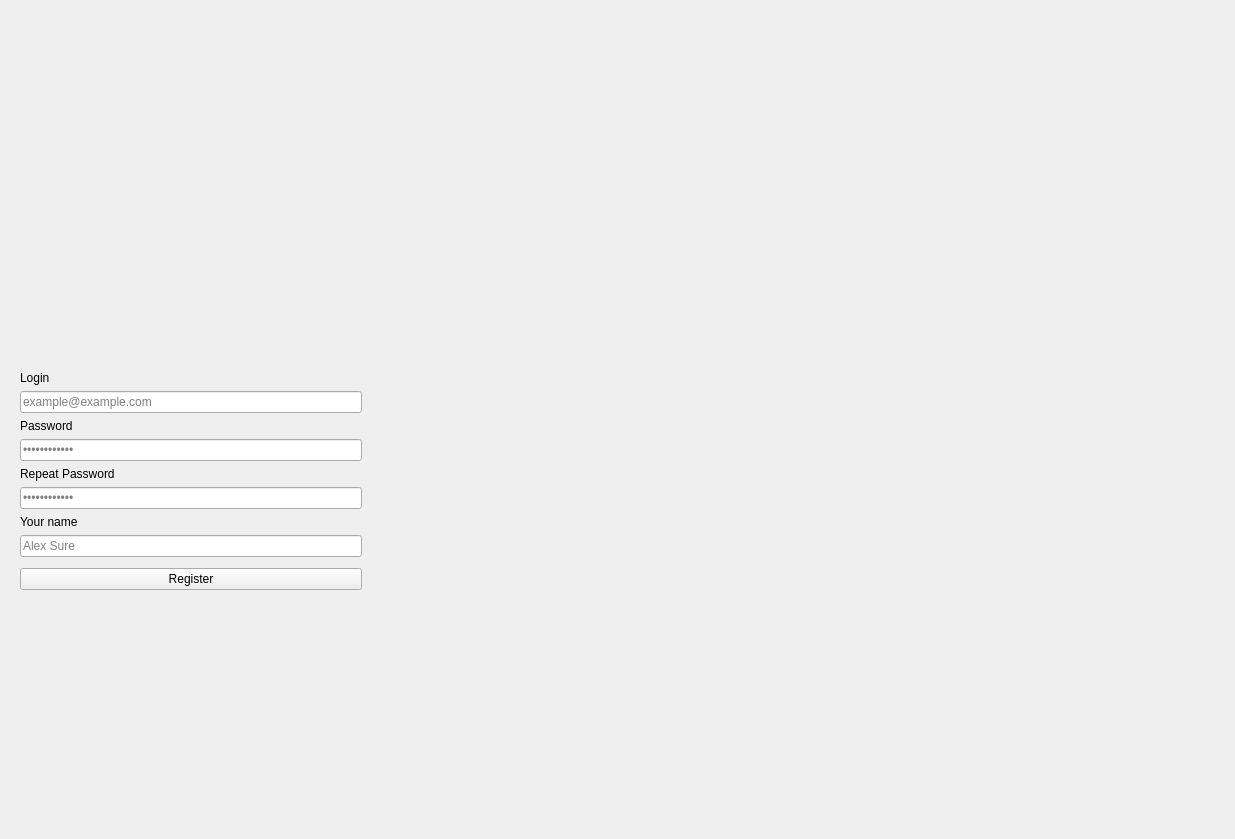
<?xml version="1.0" encoding="UTF-8"?>
<ui version="4.0">
 <class>Registration</class>
 <widget class="QWidget" name="Registration">
  <property name="geometry">
   <rect>
    <x>0</x>
    <y>0</y>
    <width>1235</width>
    <height>839</height>
   </rect>
  </property>
  <property name="minimumSize">
   <size>
    <width>700</width>
    <height>500</height>
   </size>
  </property>
  <property name="windowTitle">
   <string>Form</string>
  </property>
  <layout class="QGridLayout" name="gridLayout">
   <item row="0" column="0">
    <widget class="QWidget" name="widget" native="true">
     <property name="sizePolicy">
      <sizepolicy hsizetype="Preferred" vsizetype="Preferred">
       <horstretch>0</horstretch>
       <verstretch>0</verstretch>
      </sizepolicy>
     </property>
     <property name="minimumSize">
      <size>
       <width>360</width>
       <height>0</height>
      </size>
     </property>
     <property name="maximumSize">
      <size>
       <width>360</width>
       <height>16777215</height>
      </size>
     </property>
     <property name="styleSheet">
      <string notr="true">QLabel{
	font: 13px 'Microsoft YaHei'
}</string>
     </property>
     <layout class="QVBoxLayout" name="verticalLayout">
      <item>
       <spacer name="verticalSpacer">
        <property name="orientation">
         <enum>Qt::Orientation::Vertical</enum>
        </property>
        <property name="sizeHint" stdset="0">
         <size>
          <width>20</width>
          <height>40</height>
         </size>
        </property>
       </spacer>
      </item>
      <item>
       <layout class="QHBoxLayout" name="horizontalLayout_1">
        <property name="leftMargin">
         <number>5</number>
        </property>
        <item>
         <spacer name="HorizontalSpacerSelectCOuntry_2">
          <property name="orientation">
           <enum>Qt::Orientation::Horizontal</enum>
          </property>
          <property name="sizeHint" stdset="0">
           <size>
            <width>40</width>
            <height>20</height>
           </size>
          </property>
         </spacer>
        </item>
        <item>
         <widget class="QLabel" name="Logo">
          <property name="enabled">
           <bool>true</bool>
          </property>
          <property name="sizePolicy">
           <sizepolicy hsizetype="Preferred" vsizetype="Expanding">
            <horstretch>0</horstretch>
            <verstretch>0</verstretch>
           </sizepolicy>
          </property>
          <property name="minimumSize">
           <size>
            <width>100</width>
            <height>100</height>
           </size>
          </property>
          <property name="maximumSize">
           <size>
            <width>100</width>
            <height>100</height>
           </size>
          </property>
          <property name="text">
           <string/>
          </property>
          <property name="pixmap">
           <pixmap resource="resource.qrc">:/login/resources/images/logo.svg</pixmap>
          </property>
          <property name="scaledContents">
           <bool>true</bool>
          </property>
         </widget>
        </item>
        <item>
         <spacer name="HorizontalSpacerSelectCOuntry">
          <property name="orientation">
           <enum>Qt::Orientation::Horizontal</enum>
          </property>
          <property name="sizeHint" stdset="0">
           <size>
            <width>40</width>
            <height>20</height>
           </size>
          </property>
         </spacer>
        </item>
       </layout>
      </item>
      <item>
       <spacer name="verticalSpacer_3">
        <property name="orientation">
         <enum>Qt::Orientation::Vertical</enum>
        </property>
        <property name="sizeType">
         <enum>QSizePolicy::Policy::Fixed</enum>
        </property>
        <property name="sizeHint" stdset="0">
         <size>
          <width>20</width>
          <height>15</height>
         </size>
        </property>
       </spacer>
      </item>
      <item>
       <widget class="BodyLabel" name="label_5">
        <property name="text">
         <string>Login</string>
        </property>
       </widget>
      </item>
      <item>
       <widget class="LineEdit" name="LoginlineEdit">
        <property name="placeholderText">
         <string>example@example.com</string>
        </property>
        <property name="clearButtonEnabled">
         <bool>true</bool>
        </property>
       </widget>
      </item>
      <item>
       <widget class="BodyLabel" name="label_6">
        <property name="text">
         <string>Password</string>
        </property>
       </widget>
      </item>
      <item>
       <widget class="LineEdit" name="PasswordlineEdit">
        <property name="echoMode">
         <enum>QLineEdit::EchoMode::Password</enum>
        </property>
        <property name="placeholderText">
         <string>••••••••••••</string>
        </property>
        <property name="clearButtonEnabled">
         <bool>true</bool>
        </property>
       </widget>
      </item>
      <item>
       <widget class="BodyLabel" name="label_7">
        <property name="text">
         <string>Repeat Password</string>
        </property>
       </widget>
      </item>
      <item>
       <widget class="LineEdit" name="RepeatPasswordlineEdit_2">
        <property name="echoMode">
         <enum>QLineEdit::EchoMode::Password</enum>
        </property>
        <property name="placeholderText">
         <string>••••••••••••</string>
        </property>
        <property name="clearButtonEnabled">
         <bool>true</bool>
        </property>
       </widget>
      </item>
      <item>
       <widget class="BodyLabel" name="label_8">
        <property name="text">
         <string>Your name</string>
        </property>
       </widget>
      </item>
      <item>
       <widget class="LineEdit" name="FioLineEdit_3">
        <property name="echoMode">
         <enum>QLineEdit::EchoMode::Password</enum>
        </property>
        <property name="placeholderText">
         <string>Alex Sure</string>
        </property>
        <property name="clearButtonEnabled">
         <bool>true</bool>
        </property>
       </widget>
      </item>
      <item>
       <spacer name="verticalSpacer_4">
        <property name="orientation">
         <enum>Qt::Orientation::Vertical</enum>
        </property>
        <property name="sizeType">
         <enum>QSizePolicy::Policy::Fixed</enum>
        </property>
        <property name="sizeHint" stdset="0">
         <size>
          <width>20</width>
          <height>5</height>
         </size>
        </property>
       </spacer>
      </item>
      <item>
       <widget class="HyperlinkButton" name="RegisterpushButton">
        <property name="text">
         <string>Register</string>
        </property>
       </widget>
      </item>
      <item>
       <spacer name="verticalSpacer_2">
        <property name="orientation">
         <enum>Qt::Orientation::Vertical</enum>
        </property>
        <property name="sizeHint" stdset="0">
         <size>
          <width>20</width>
          <height>40</height>
         </size>
        </property>
       </spacer>
      </item>
     </layout>
    </widget>
   </item>
   <item row="0" column="1">
    <widget class="QLabel" name="LoginImage">
     <property name="frameShape">
      <enum>QFrame::Shape::NoFrame</enum>
     </property>
     <property name="text">
      <string/>
     </property>
     <property name="pixmap">
      <pixmap resource="resource.qrc">:/login/resources/images/register_background.jpg</pixmap>
     </property>
     <property name="scaledContents">
      <bool>true</bool>
     </property>
    </widget>
   </item>
  </layout>
 </widget>
 <customwidgets>
  <customwidget>
   <class>BodyLabel</class>
   <extends>QLabel</extends>
   <header>qfluentwidgets</header>
  </customwidget>
  <customwidget>
   <class>LineEdit</class>
   <extends>QLineEdit</extends>
   <header>qfluentwidgets</header>
  </customwidget>
  <customwidget>
   <class>HyperlinkButton</class>
   <extends>QPushButton</extends>
   <header>qfluentwidgets</header>
  </customwidget>
 </customwidgets>
 <resources>
  <include location="resource.qrc"/>
  <include location="../../Documents/PythonProjects/InfinityWG-desktop-client/UI/ui/resource.qrc"/>
 </resources>
 <connections/>
</ui>
